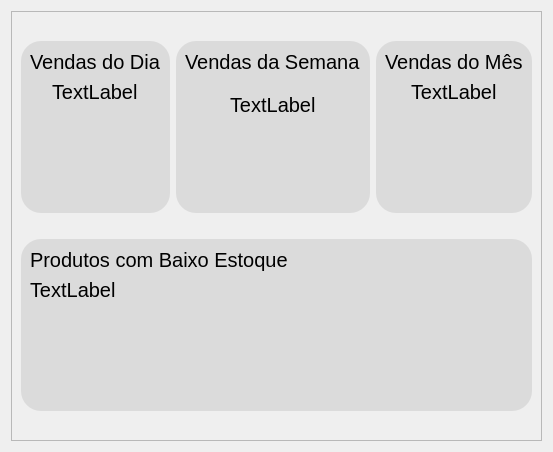
            <widget class="QWidget" name="telaprincipal">
             <property name="styleSheet">
              <string notr="true"/>
             </property>
             <layout class="QVBoxLayout" name="verticalLayout_6">
              <item>
               <widget class="QFrame" name="layout_tela_principal">
                <property name="styleSheet">
                 <string notr="true"/>
                </property>
                <property name="frameShape">
                 <enum>QFrame::Shape::StyledPanel</enum>
                </property>
                <property name="frameShadow">
                 <enum>QFrame::Shadow::Raised</enum>
                </property>
                <layout class="QGridLayout" name="gridLayout">
                 <item row="3" column="0" colspan="3">
                  <widget class="QFrame" name="frame_produtos_baixo_estoque">
                   <property name="styleSheet">
                    <string notr="true">	background-color: #dbdbdb;
	border-radius: 20px;
	font-size: 20px;</string>
                   </property>
                   <property name="frameShape">
                    <enum>QFrame::Shape::StyledPanel</enum>
                   </property>
                   <property name="frameShadow">
                    <enum>QFrame::Shadow::Raised</enum>
                   </property>
                   <layout class="QVBoxLayout" name="verticalLayout_14">
                    <item alignment="Qt::AlignmentFlag::AlignLeft|Qt::AlignmentFlag::AlignTop">
                     <widget class="QLabel" name="txt_produtos_baixo_estoque">
                      <property name="text">
                       <string>Produtos com Baixo Estoque</string>
                      </property>
                     </widget>
                    </item>
                    <item alignment="Qt::AlignmentFlag::AlignLeft|Qt::AlignmentFlag::AlignVCenter">
                     <widget class="QLabel" name="txt_produtos_baixo_estoque_db">
                      <property name="text">
                       <string>TextLabel</string>
                      </property>
                     </widget>
                    </item>
                    <item>
                     <spacer name="verticalSpacer_7">
                      <property name="orientation">
                       <enum>Qt::Orientation::Vertical</enum>
                      </property>
                      <property name="sizeType">
                       <enum>QSizePolicy::Policy::Minimum</enum>
                      </property>
                      <property name="sizeHint" stdset="0">
                       <size>
                        <width>20</width>
                        <height>100</height>
                       </size>
                      </property>
                     </spacer>
                    </item>
                   </layout>
                  </widget>
                 </item>
                 <item row="4" column="1">
                  <spacer name="verticalSpacer_3">
                   <property name="orientation">
                    <enum>Qt::Orientation::Vertical</enum>
                   </property>
                   <property name="sizeType">
                    <enum>QSizePolicy::Policy::Minimum</enum>
                   </property>
                   <property name="sizeHint" stdset="0">
                    <size>
                     <width>20</width>
                     <height>20</height>
                    </size>
                   </property>
                  </spacer>
                 </item>
                 <item row="1" column="1">
                  <widget class="QFrame" name="frame_vendas_semana">
                   <property name="maximumSize">
                    <size>
                     <width>300</width>
                     <height>300</height>
                    </size>
                   </property>
                   <property name="styleSheet">
                    <string notr="true">	background-color: #dbdbdb;
	border-radius: 20px;
	font-size: 20px;</string>
                   </property>
                   <property name="frameShape">
                    <enum>QFrame::Shape::StyledPanel</enum>
                   </property>
                   <property name="frameShadow">
                    <enum>QFrame::Shadow::Raised</enum>
                   </property>
                   <layout class="QVBoxLayout" name="verticalLayout_12">
                    <item alignment="Qt::AlignmentFlag::AlignHCenter|Qt::AlignmentFlag::AlignTop">
                     <widget class="QLabel" name="txt_vendas_semana">
                      <property name="text">
                       <string>Vendas da Semana</string>
                      </property>
                     </widget>
                    </item>
                    <item alignment="Qt::AlignmentFlag::AlignHCenter">
                     <widget class="QLabel" name="txt_vendas_semana_db">
                      <property name="text">
                       <string>TextLabel</string>
                      </property>
                     </widget>
                    </item>
                    <item>
                     <spacer name="verticalSpacer_5">
                      <property name="orientation">
                       <enum>Qt::Orientation::Vertical</enum>
                      </property>
                      <property name="sizeType">
                       <enum>QSizePolicy::Policy::Minimum</enum>
                      </property>
                      <property name="sizeHint" stdset="0">
                       <size>
                        <width>20</width>
                        <height>83</height>
                       </size>
                      </property>
                     </spacer>
                    </item>
                   </layout>
                  </widget>
                 </item>
                 <item row="1" column="0">
                  <widget class="QFrame" name="frame_vendas_dia">
                   <property name="maximumSize">
                    <size>
                     <width>300</width>
                     <height>300</height>
                    </size>
                   </property>
                   <property name="styleSheet">
                    <string notr="true">	background-color: #dbdbdb;
	border-radius: 20px;
	font-size: 20px;</string>
                   </property>
                   <property name="frameShape">
                    <enum>QFrame::Shape::StyledPanel</enum>
                   </property>
                   <property name="frameShadow">
                    <enum>QFrame::Shadow::Raised</enum>
                   </property>
                   <layout class="QVBoxLayout" name="verticalLayout_11">
                    <item alignment="Qt::AlignmentFlag::AlignHCenter|Qt::AlignmentFlag::AlignTop">
                     <widget class="QLabel" name="txt_vendasdia">
                      <property name="text">
                       <string>Vendas do Dia</string>
                      </property>
                     </widget>
                    </item>
                    <item alignment="Qt::AlignmentFlag::AlignHCenter|Qt::AlignmentFlag::AlignVCenter">
                     <widget class="QLabel" name="txt_vendas_dia_db">
                      <property name="text">
                       <string>TextLabel</string>
                      </property>
                     </widget>
                    </item>
                    <item>
                     <spacer name="verticalSpacer_4">
                      <property name="orientation">
                       <enum>Qt::Orientation::Vertical</enum>
                      </property>
                      <property name="sizeType">
                       <enum>QSizePolicy::Policy::Minimum</enum>
                      </property>
                      <property name="sizeHint" stdset="0">
                       <size>
                        <width>20</width>
                        <height>100</height>
                       </size>
                      </property>
                     </spacer>
                    </item>
                   </layout>
                  </widget>
                 </item>
                 <item row="0" column="1">
                  <spacer name="verticalSpacer_2">
                   <property name="orientation">
                    <enum>Qt::Orientation::Vertical</enum>
                   </property>
                   <property name="sizeType">
                    <enum>QSizePolicy::Policy::Minimum</enum>
                   </property>
                   <property name="sizeHint" stdset="0">
                    <size>
                     <width>20</width>
                     <height>20</height>
                    </size>
                   </property>
                  </spacer>
                 </item>
                 <item row="2" column="1">
                  <spacer name="verticalSpacer">
                   <property name="orientation">
                    <enum>Qt::Orientation::Vertical</enum>
                   </property>
                   <property name="sizeType">
                    <enum>QSizePolicy::Policy::Minimum</enum>
                   </property>
                   <property name="sizeHint" stdset="0">
                    <size>
                     <width>20</width>
                     <height>20</height>
                    </size>
                   </property>
                  </spacer>
                 </item>
                 <item row="1" column="2">
                  <widget class="QFrame" name="frame_vendas_mes">
                   <property name="maximumSize">
                    <size>
                     <width>300</width>
                     <height>300</height>
                    </size>
                   </property>
                   <property name="styleSheet">
                    <string notr="true">	background-color: #dbdbdb;
	border-radius: 20px;
	font-size: 20px;</string>
                   </property>
                   <property name="frameShape">
                    <enum>QFrame::Shape::StyledPanel</enum>
                   </property>
                   <property name="frameShadow">
                    <enum>QFrame::Shadow::Raised</enum>
                   </property>
                   <layout class="QVBoxLayout" name="verticalLayout_13">
                    <item alignment="Qt::AlignmentFlag::AlignHCenter|Qt::AlignmentFlag::AlignTop">
                     <widget class="QLabel" name="txt_vendas_mes">
                      <property name="text">
                       <string>Vendas do Mês</string>
                      </property>
                     </widget>
                    </item>
                    <item alignment="Qt::AlignmentFlag::AlignHCenter">
                     <widget class="QLabel" name="txt_vendas_mes_db">
                      <property name="text">
                       <string>TextLabel</string>
                      </property>
                     </widget>
                    </item>
                    <item>
                     <spacer name="verticalSpacer_6">
                      <property name="orientation">
                       <enum>Qt::Orientation::Vertical</enum>
                      </property>
                      <property name="sizeType">
                       <enum>QSizePolicy::Policy::Minimum</enum>
                      </property>
                      <property name="sizeHint" stdset="0">
                       <size>
                        <width>20</width>
                        <height>100</height>
                       </size>
                      </property>
                     </spacer>
                    </item>
                   </layout>
                  </widget>
                 </item>
                </layout>
               </widget>
              </item>
             </layout>
            </widget>
